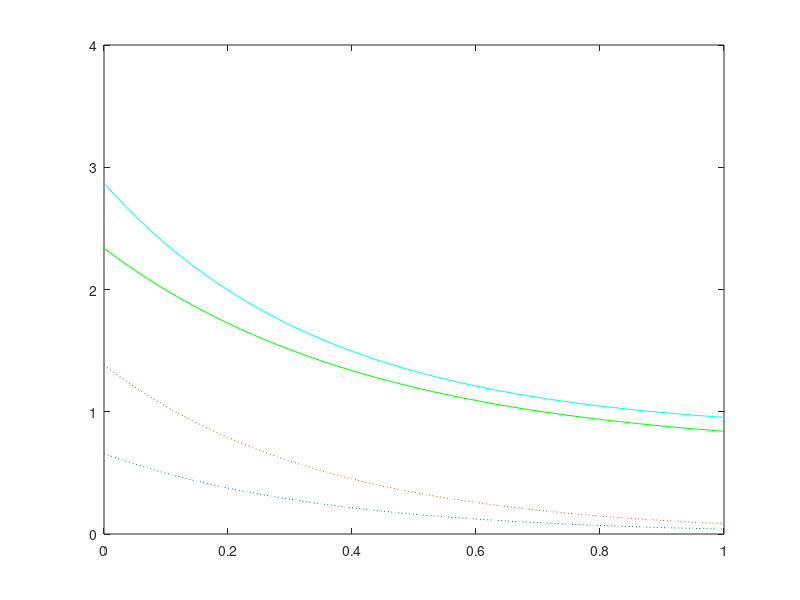
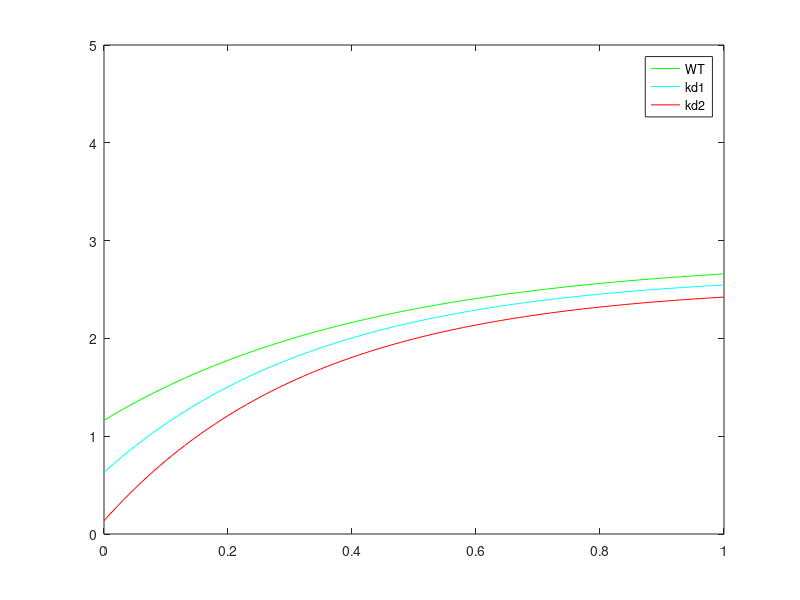

Write the MATLAB code that produced these figures, in order.
x=[0:0.01:1];
epha4_constant=3.5;
B=0.26;
C=2.3;
D=1.05;

ephrinA = D + B .* exp(C.*(1-x));

w_EphAx = 0.3;
w_EphA4 = w_EphAx .* 0.611;

A1=0.83;
B1=0.04;
C1=2.8;
B2=0.048;
C2=2.8;

figure(1)
hold off;
_p_epha4 = w_EphA4 .* epha4_constant * ephrinA;
plot (x, _p_epha4, 'g-');
hold on;

f1 = B1 .* exp (C1.*(1-x));
f2 = B2 .* exp (C2.*(1.2-x));
f = A1+f1+f2;
plot (x, f, 'c-');
plot (x, f1, ':');
plot (x, f2, ':');
ylim([0,4])

figure(2)
hold off;
plot (x,  (epha4_constant - _p_epha4), 'g-');
hold on;
plot (x, (epha4_constant - f), 'c-');

A3=0.95;
B3=0.04;
C3=2.8;
B4=0.048;
C4=3;

f3 = B3 .* exp (C3.*(1-x));
f4 = B4 .* exp (C4.*(1.2-x));
f5 = A3+f3+f4;
plot (x, (epha4_constant - f5), 'r-');
legend(['WT';'kd1';'kd2'])

ylim([0,5])
